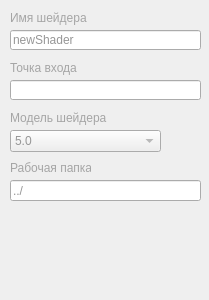
<?xml version="1.0" encoding="UTF-8"?>
<ui version="4.0">
 <class>wnd</class>
 <widget class="QWidget" name="wnd">
  <property name="geometry">
   <rect>
    <x>0</x>
    <y>0</y>
    <width>209</width>
    <height>300</height>
   </rect>
  </property>
  <property name="palette">
   <palette>
    <active>
     <colorrole role="WindowText">
      <brush brushstyle="SolidPattern">
       <color alpha="255">
        <red>165</red>
        <green>165</green>
        <blue>165</blue>
       </color>
      </brush>
     </colorrole>
     <colorrole role="Text">
      <brush brushstyle="SolidPattern">
       <color alpha="255">
        <red>150</red>
        <green>150</green>
        <blue>150</blue>
       </color>
      </brush>
     </colorrole>
     <colorrole role="ButtonText">
      <brush brushstyle="SolidPattern">
       <color alpha="255">
        <red>150</red>
        <green>150</green>
        <blue>150</blue>
       </color>
      </brush>
     </colorrole>
     <colorrole role="ToolTipText">
      <brush brushstyle="SolidPattern">
       <color alpha="255">
        <red>150</red>
        <green>150</green>
        <blue>150</blue>
       </color>
      </brush>
     </colorrole>
    </active>
    <inactive>
     <colorrole role="WindowText">
      <brush brushstyle="SolidPattern">
       <color alpha="255">
        <red>165</red>
        <green>165</green>
        <blue>165</blue>
       </color>
      </brush>
     </colorrole>
     <colorrole role="Text">
      <brush brushstyle="SolidPattern">
       <color alpha="255">
        <red>150</red>
        <green>150</green>
        <blue>150</blue>
       </color>
      </brush>
     </colorrole>
     <colorrole role="ButtonText">
      <brush brushstyle="SolidPattern">
       <color alpha="255">
        <red>150</red>
        <green>150</green>
        <blue>150</blue>
       </color>
      </brush>
     </colorrole>
     <colorrole role="ToolTipText">
      <brush brushstyle="SolidPattern">
       <color alpha="255">
        <red>150</red>
        <green>150</green>
        <blue>150</blue>
       </color>
      </brush>
     </colorrole>
    </inactive>
    <disabled>
     <colorrole role="WindowText">
      <brush brushstyle="SolidPattern">
       <color alpha="255">
        <red>120</red>
        <green>120</green>
        <blue>120</blue>
       </color>
      </brush>
     </colorrole>
     <colorrole role="Text">
      <brush brushstyle="SolidPattern">
       <color alpha="255">
        <red>120</red>
        <green>120</green>
        <blue>120</blue>
       </color>
      </brush>
     </colorrole>
     <colorrole role="ButtonText">
      <brush brushstyle="SolidPattern">
       <color alpha="255">
        <red>120</red>
        <green>120</green>
        <blue>120</blue>
       </color>
      </brush>
     </colorrole>
     <colorrole role="ToolTipText">
      <brush brushstyle="SolidPattern">
       <color alpha="255">
        <red>150</red>
        <green>150</green>
        <blue>150</blue>
       </color>
      </brush>
     </colorrole>
    </disabled>
   </palette>
  </property>
  <property name="windowTitle">
   <string/>
  </property>
  <widget class="QLineEdit" name="txtShaderName">
   <property name="geometry">
    <rect>
     <x>10</x>
     <y>30</y>
     <width>191</width>
     <height>20</height>
    </rect>
   </property>
   <property name="text">
    <string>newShader</string>
   </property>
  </widget>
  <widget class="QLabel" name="label">
   <property name="geometry">
    <rect>
     <x>10</x>
     <y>10</y>
     <width>81</width>
     <height>16</height>
    </rect>
   </property>
   <property name="text">
    <string>Имя шейдера</string>
   </property>
  </widget>
  <widget class="QLineEdit" name="txtEntryPoint">
   <property name="geometry">
    <rect>
     <x>10</x>
     <y>80</y>
     <width>191</width>
     <height>20</height>
    </rect>
   </property>
   <property name="text">
    <string comment="Например: main"/>
   </property>
  </widget>
  <widget class="QLabel" name="label_2">
   <property name="geometry">
    <rect>
     <x>10</x>
     <y>60</y>
     <width>81</width>
     <height>16</height>
    </rect>
   </property>
   <property name="text">
    <string>Точка входа</string>
   </property>
  </widget>
  <widget class="QComboBox" name="comboBox">
   <property name="geometry">
    <rect>
     <x>10</x>
     <y>130</y>
     <width>151</width>
     <height>22</height>
    </rect>
   </property>
   <item>
    <property name="text">
     <string>5.0</string>
    </property>
   </item>
   <item>
    <property name="text">
     <string>4.1</string>
    </property>
   </item>
   <item>
    <property name="text">
     <string>4.0</string>
    </property>
   </item>
  </widget>
  <widget class="QLabel" name="label_3">
   <property name="geometry">
    <rect>
     <x>10</x>
     <y>110</y>
     <width>101</width>
     <height>16</height>
    </rect>
   </property>
   <property name="text">
    <string>Модель шейдера</string>
   </property>
  </widget>
  <widget class="QLabel" name="label_4">
   <property name="geometry">
    <rect>
     <x>10</x>
     <y>160</y>
     <width>81</width>
     <height>16</height>
    </rect>
   </property>
   <property name="text">
    <string>Рабочая папка</string>
   </property>
  </widget>
  <widget class="QLineEdit" name="txtWorkLib">
   <property name="geometry">
    <rect>
     <x>10</x>
     <y>180</y>
     <width>191</width>
     <height>21</height>
    </rect>
   </property>
   <property name="text">
    <string>../</string>
   </property>
  </widget>
 </widget>
 <resources/>
 <connections/>
</ui>
